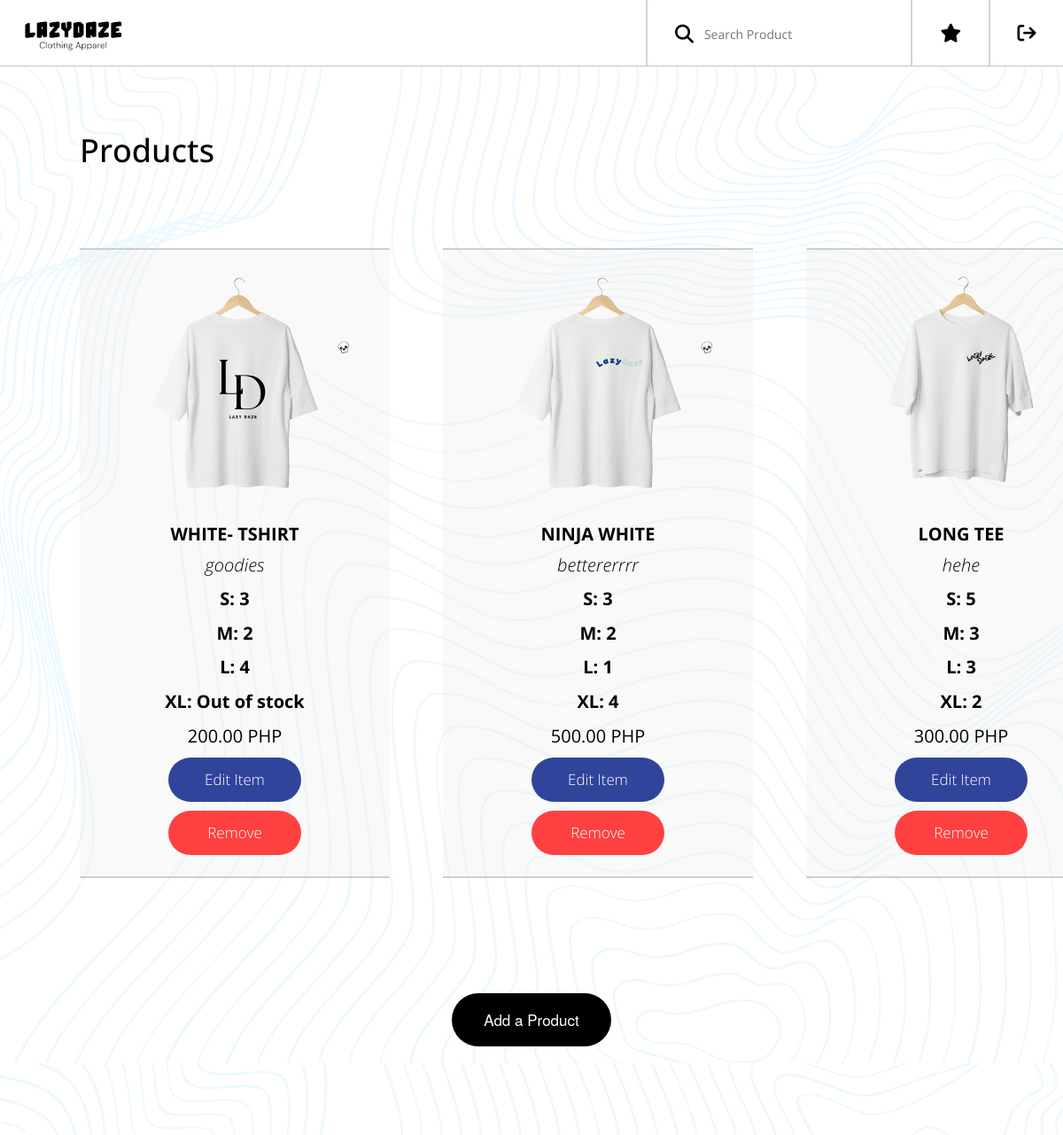
/prod.php, run on the app's committed database.
### tables this page shows
CREATE TABLE `manageprod` (
  `ProductID` int(200) NOT NULL,
  `Product_Name` varchar(255) NOT NULL,
  `Description` varchar(100) NOT NULL,
  `Quantity_Small` int(30) NOT NULL,
  `Quantity_Medium` int(30) NOT NULL,
  `Quantity_Large` int(30) NOT NULL,
  `Quantity_XL` int(30) NOT NULL,
  `Price` int(200) NOT NULL,
  `img` varchar(200) NOT NULL
);

### prod.php (the view, shortened to what this page needs)
<?php
include('connect.php');
$sql = "SELECT * FROM manageprod";
$result = mysqli_query($conn, $sql);
?>
<html lang="en">
<head>
    <link rel="stylesheet" href="https://maxcdn.bootstrapcdn.com/bootstrap/3.4.1/css/bootstrap.min.css">
    <link href="./prod.css" rel="stylesheet" type="text/css"/>
    <link rel="stylesheet" href="https://cdnjs.cloudflare.com/ajax/libs/font-awesome/6.5.1/css/all.min.css" />
</head>
<body>
<div class="bg">
  <div class="topnav">
    <a href="homepage.php">
      <img align = "left" class = "ld-icon" src="LDAssets/lz logo.png" alt="LazyDaze">
    </a>
    <div class="nav-h-layout">
      <div class="nav-icon">
        <a href="./homepage.php">
        </a>
      </div>
      <div class="nav-line"></div>
      <div class="nav-icon">
        <a href="reviews.php">
        </a>
      </div>
      <div class="nav-line"></div>
      <div class="nav-search">
        <form class="search-form" method="get">
        <button class="search-btn" type="submit"><i class="fa-solid fa-magnifying-glass fa-xl"></i></button>
        <input type="text" class="search-input" id="searchInput" name="search" value="<?php echo isset($_GET['search']) ? htmlspecialchars($_GET['search']) : ''; ?>" placeholder="Search Product">
        </form>
      </div>
      <div class="nav-line"></div>
    </div>
    </div>
        <div class="container">
            <h1>Products</h1>
            <div class="items-wrapper">
                <?php while ($row = mysqli_fetch_assoc($result)) { ?>
                    <div class="item">
                        <img class="item-image" src="<?php echo $row['img']; ?>" alt="<?php echo $row['Product_Name']; ?>">
                        <div class="item-details">
                        <h3 class="item-title"><?php echo $row['Product_Name']; ?></h3>
                        <div class="item-desc"><?php echo $row['Description']; ?></div>
                        <?php if ($row['Quantity_Small'] == 0) { ?>
                            <div class="item-quantity">S: Out of stock</div>
                        <?php } else { ?>
                            <div class="item-quantity">S: <?php echo $row['Quantity_Small']; ?></div>
                        <?php } ?>
                        <?php if ($row['Quantity_Medium'] == 0) { ?>
                            <div class="item-quantity">M: Out of stock</div>
                        <?php } else { ?>
                            <div class="item-quantity">M: <?php echo $row['Quantity_Medium']; ?></div>
                        <?php } ?>
                        <?php if ($row['Quantity_Large'] == 0) { ?>
                            <div class="item-quantity">L: Out of stock</div>
                        <?php } else { ?>
                            <div class="item-quantity">L: <?php echo $row['Quantity_Large']; ?></div>
                        <?php } ?>
                        <?php if ($row['Quantity_XL'] == 0) { ?>
                            <div class="item-quantity">XL: Out of stock</div>
                        <?php } else { ?>
                            <div class="item-quantity">XL: <?php echo $row['Quantity_XL']; ?></div>
                        <?php } ?>
                        <?php echo number_format($row['Price'], 2, '.', ','); ?> PHP
                        </div>
                        <a href="editprod.php?product_id=<?php echo $row['ProductID']; ?>">
                            <button class="edit-btn" type="submit" name="submit" value="check">Edit Item</button>
                        </a>
                        <form method="post" action="removeprod.php" onsubmit="return confirm('Are you sure you want to remove this item?');">
                            <button type="submit" class="rm-btn" name="action" value="remove">Remove</button>
                        </form>
                    </div>
                <?php } ?>
            </div>
        </div>
        <div class="add-btn-container">
            <form id="prod" method="post" action="addprod.php">
                <button type="submit" class="add-btn" name="submit" value="add">Add a Product</button>
            </form>
        </div>
    </div>
</body>
</html>

### prod.css (style rules this page uses)
body { animation: appear 0.5s; background-color: white; color: black; overflow-x: hidden; }
a { text-decoration: none; color: white; }
.bg { background-image: linear-gradient(rgba(255, 255, 255, 0.910), rgba(255, 255, 255, 0.910)), url("./LDAssets/typo\ bg.png"); background-color: white; height: 100%; background-size: 100%; position: relative; z-index: 1; overflow-x: hidden; }
.topnav { overflow: hidden; background-color: rgba(255, 255, 255, 0.829); backdrop-filter: blur(3px); position: sticky; top: 0px; z-index: 10; border-bottom: 1px solid rgba(136, 136, 136, 0.5); }
.topnav a { float: left; margin-left: 5px; color: black; text-align: center; padding: 14px 16px; text-decoration: none; transition-duration: 0.3s; }
.ld-icon { width: 70%; margin: 0px; }
.nav-h-layout { flex-direction: row-reverse; align-items: center; display: flex; }
.nav-icon { text-decoration: none; margin: auto 14.5px auto 10px; }
.nav-search { margin-top: 23px; margin-right: 35.5px; padding-left: 25px; text-decoration: none; height: 50px; }
.nav-line { margin-top: -2px; height: 76px; border-left: 2.5px solid rgba(166, 166, 166, 0.5); }
.search-btn { background-color: rgba(255, 255, 255, 0); border: none; cursor: pointer; }
.search-input { font-family: 'Open Sans', sans-serif; border-top: 0; border-right: 0; border-left: 0; border-bottom: 1px solid rgba(255, 255, 255, 0); background-color: transparent; outline: none; margin-top: 4px; width: 200px; }
.container { display: flex; flex-direction: column; width: 100%; margin-top: 55px; padding-left: 7.5%; font-family: 'Open Sans', sans-serif; }
.item { padding-top: 10px; padding-bottom: 10px; border-top: 2px solid rgba(166, 166, 166, 0.5); border-bottom: 2px solid rgba(166, 166, 166, 0.5); background-color: rgba(233, 233, 233, 0.288); }
.items-wrapper { display: grid; padding-top: 80px; padding-bottom: 80px; align-items: center; grid-auto-columns: 1fr; grid-column-gap: 60px; grid-row-gap: 50px; grid-template-columns: 350px 350px 350px 350px; grid-template-rows: auto auto; }
.item-image { width: 80%; display: block; margin-bottom: 20px; margin-left: auto; margin-right: auto; object-fit: cover; text-align: center; }
.item-title { width: 350px; font-size: 20px; font-weight: 700; text-align: center; text-transform: uppercase; overflow-wrap: anywhere; }
.item-details { margin-bottom: 10px; font-size: 20px; text-align: center; }
.item-desc { margin-bottom: 10px; font-size: 20px; font-weight: 200; font-style: italic; text-align: center; overflow-wrap: anywhere; }
.item-quantity { margin-bottom: 10px; font-size: 20px; font-weight: 700; text-align: center; }
.edit-btn { width: 150px; height: 50px; display: block; margin: auto; margin-bottom: 10px; padding-top: 12px; padding-right: 25px; padding-bottom: 12px; padding-left: 25px; background: #31449b; color: white; border: 0; border-radius: 30px; font-size: 17px; font-weight: 100; transition-duration: .4s; }
.rm-btn { width: 150px; height: 50px; display: block; margin: auto; padding-top: 12px; padding-right: 25px; padding-bottom: 12px; padding-left: 25px; background: #ff4040; color: white; border: 0; border-radius: 30px; font-size: 17px; font-weight: 100; transition-duration: .4s; }
.add-btn-container { display: block; margin: auto; margin-bottom: 100px; width: 50%; height: 60px; }
.add-btn { width: 30%; height: 100%; display: block; margin: auto; padding-top: 12px; padding-right: 25px; padding-bottom: 12px; padding-left: 25px; background: black; color: white; border: 0; border-radius: 40px; font-size: 17px; font-weight: 100; transition-duration: .4s; }

### data on the page
manageprod: img (picture), Product_Name "WHITE- TSHIRT", Description "goodies", Quantity_Small "3", Quantity_Medium "2", Quantity_Large "4", Quantity_XL "XL: Out of stock", Price "200.00"
manageprod: img (picture), Product_Name "NINJA WHITE", Description "bettererrrr", Quantity_Small "3", Quantity_Medium "2", Quantity_Large "1", Quantity_XL "4", Price "500.00"
manageprod: img (picture), Product_Name "LONG TEE", Description "hehe", Quantity_Small "5", Quantity_Medium "3", Quantity_Large "3", Quantity_XL "2", Price "300.00"
